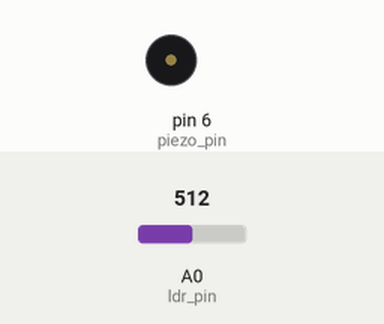
Recording of a sketch running on a simulated Arduino Uno, built with avr-gcc and run on an emulated ATmega328P. Parts: buzzer (waves = sounding, pin HIGH). The test bench sets the inputs (shaded band); at power-on: A0 (ldr_pin) = 512. What the sketch prints to the serial monitor is not drawn.

Above: at 2.2 s.
2.3 s: A0 (ldr_pin) set to 506
4.2 s: A0 (ldr_pin) set to 306
Timing chart, 0 to 13.2 s (numbered marks = the images above; inputs shaded):
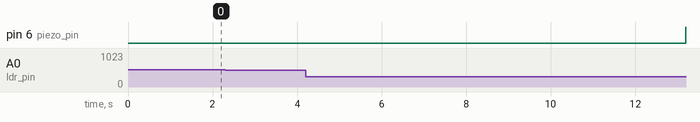

Measured:
- after the input at 4.2 s, pin 6 (piezo_pin): LOW → HIGH after 9.0 s

The sketch:

theremin_TMP.ino
```cpp
#define DEBUG (1)

//  ?????? ?? ???? ? ?????
const int ldr_pin = A0;  // ??????? ?? ??? ??? ? ??????? ???????
const int piezo_pin = 6;

// ??????????, ?????????? ? ??????????
int ldr_val = 0;        // ????????? ?????????? ???????? ?? ???????
int piezo_freg = 0;

// calibration vars
int cmin = 1023;
int cmax = 0;

void calibrate () {

    int tmp = 0;

    for (int i=0; i < 100; i++) {
        tmp = analogRead(ldr_pin);
        if (tmp > cmax) {
            cmax = tmp;
        }
        if (tmp < cmin) {
            cmin = tmp;
        }
        delay(10);
    }

}

void setup() {
#if DEBUG
    Serial.begin(9600);
    Serial.print("setup");
#endif

    pinMode(ldr_pin, INPUT);
    pinMode(piezo_pin, OUTPUT);

    calibrate();
}

void loop() {

    ldr_val = analogRead(ldr_pin);

    if (ldr_val < cmin-5) {
        piezo_freg     = map(ldr_val, 0, cmax, 1100, 6830);

#if DEBUG
        Serial.print("Num: ");
        Serial.print(ldr_val);
        Serial.print("\n");
        delay(30);
#endif

        // and now the music!
        digitalWrite(piezo_pin, HIGH);
        delayMicroseconds(piezo_freg / 2);

       // DOWN
       digitalWrite(piezo_pin, LOW);
       delayMicroseconds(piezo_freg / 2);
    }

}
```
